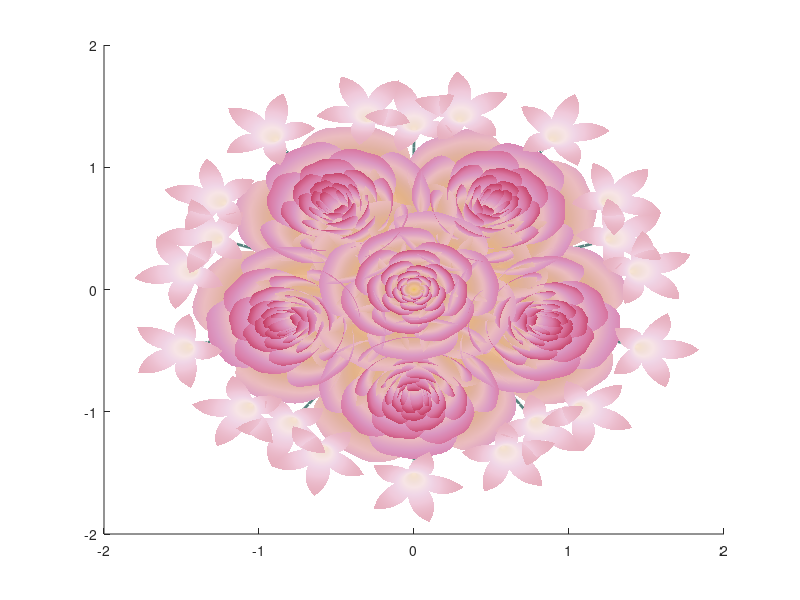

Reproduce this figure in MATLAB. (Note: this script raises an error after producing the figure.)
function roseBouquet
figure('Units','normalized','Position',[.2,.1,.6,.7])
%曲面数据计算 ==============================================================
% 玫瑰部分 -----------------------------------------------------------------
[xr,tr]=meshgrid((0:24)./24,(0:0.5:575)./575.*20.*pi+4*pi);
pr=(pi/2)*exp(-tr./(8*pi));
cr=sin(15*tr)/150;
ur=1-(1-mod(3.6*tr,2*pi)./pi).^4./2+cr;
yr=2*(xr.^2-xr).^2.*sin(pr);
rr=ur.*(xr.*sin(pr)+yr.*cos(pr));
hr=ur.*(xr.*cos(pr)-yr.*sin(pr));
% 百合花部分 ---------------------------------------------------------------
rb=0:.01:1;
tb=linspace(0,2,151);
wb=rb'*((abs((1-mod(tb*5,2))))/2+.3);
xb=wb.*cospi(tb);
yb=wb.*sinpi(tb);
zb=@(a)(-cospi(wb*a)+1).^.2;
Zb=zb(1.2);
% g=@(i)i(:,1:30:151)/2;
%颜色映射表 ================================================================
% colorList=[0.3300    0.3300    0.6900
%     0.5300    0.4000    0.6800
%     0.6800    0.4200    0.6300
%     0.7800    0.4200    0.5700
%     0.9100    0.4900    0.4700
%     0.9600    0.7300    0.4400];
colorList=[0.9176    0.7490    0.3765
    0.9294    0.7725    0.4902
    0.9333    0.7451    0.5961
    0.8902    0.6980    0.5294
    0.8784    0.6941    0.6235
    0.9216    0.7412    0.7529
    0.8588    0.6039    0.7686
    0.8510    0.4706    0.6392
    0.7608    0.2118    0.3569];
colorMapr=setColorByH(hr,colorList);
colorMapb=setColorByH(Zb,colorList.*.4+.6);
    function cMap=setColorByH(H,cList)
        X=(H-min(min(H)))./(max(max(H))-min(min(H)));
        xx=(0:size(cList,1)-1)./(size(cList,1)-1);
        y1=cList(:,1);y2=cList(:,2);y3=cList(:,3);
        cMap(:,:,1)=interp1(xx,y1,X,'linear');
        cMap(:,:,2)=interp1(xx,y2,X,'linear');
        cMap(:,:,3)=interp1(xx,y3,X,'linear');
    end
% 旋转函数预定义 ===========================================================
yaw_z=72*pi/180;
roll_x_1=pi/8;
roll_x_2=pi/9;
R_z_2=[cos(yaw_z)  , -sin(yaw_z)  , 0; sin(yaw_z)  , cos(yaw_z)  , 0; 0, 0, 1];
R_z_1=[cos(yaw_z/2), -sin(yaw_z/2), 0; sin(yaw_z/2), cos(yaw_z/2), 0; 0, 0, 1];
R_z_3=[cos(yaw_z/3), -sin(yaw_z/3), 0; sin(yaw_z/3), cos(yaw_z/3), 0; 0, 0, 1];
R_x_1=[1, 0, 0; 0, cos(roll_x_1), -sin(roll_x_1); 0, sin(roll_x_1), cos(roll_x_1)];
R_x_2=[1, 0, 0; 0, cos(roll_x_2), -sin(roll_x_2); 0, sin(roll_x_2), cos(roll_x_2)];
    function [nX,nY,nZ]=rotateXYZ(X,Y,Z,R)
        nX=zeros(size(X)); nY=zeros(size(Y)); nZ=zeros(size(Z));
        for i=1:size(X,1)
            for j=1:size(X,2)
                v=[X(i,j);Y(i,j);Z(i,j)];
                nv=R*v; nX(i,j)=nv(1); nY(i,j)=nv(2); nZ(i,j)=nv(3);
            end
        end
    end
% 绘制花杆函数预定义 ========================================================
    function drawStraw(X,Y,Z)
        [m,n]=find(Z==min(min(Z)));
        m=m(1);n=n(1);
        x1=X(m,n);y1=Y(m,n);z1=Z(m,n)+.03;
        xx=[x1,0,(x1.*cos(pi/3)-y1.*sin(pi/3))./3].';
        yy=[y1,0,(y1.*cos(pi/3)+x1.*sin(pi/3))./3].';
        zz=[z1,-.7,-1.5].';
        strawPnts=bezierCurve([xx,yy,zz],50);
        plot3(strawPnts(:,1),strawPnts(:,2),strawPnts(:,3),'Color',[88,130,126]./255,'LineWidth',2)
    end
% 贝塞尔函数 ---------------------------------------------------------------
    function pnts=bezierCurve(pnts,N)
        t=linspace(0,1,N);
        p=size(pnts,1)-1;
        coe1=factorial(p)./factorial(0:p)./factorial(p:-1:0);
        coe2=((t).^((0:p)')).*((1-t).^((p:-1:0)'));
        pnts=(pnts'*(coe1'.*coe2))';
    end
%曲面旋转及绘制 ============================================================
hold on
surface(rr.*cos(tr),rr.*sin(tr),hr+0.35,'EdgeAlpha',0.05,...
    'EdgeColor',[0 0 0],'FaceColor','interp','CData',colorMapr,'Tag','slandarer')
[nXr,nYr,nZr]=rotateXYZ(rr.*cos(tr),rr.*sin(tr),hr+0.35,R_x_1);
nYr=nYr-.4;
surface(nXr,nYr,nZr-.1,'EdgeAlpha',0.05,...
    'EdgeColor',[0 0 0],'FaceColor','interp','CData',colorMapr)
drawStraw(nXr,nYr,nZr-.1)
for k=1:4
    [nXr,nYr,nZr]=rotateXYZ(nXr,nYr,nZr,R_z_2);
    surface(nXr,nYr,nZr-.1,'EdgeAlpha',0.05,...
        'EdgeColor',[0 0 0],'FaceColor','interp','CData',colorMapr)
    drawStraw(nXr,nYr,nZr-.1)
end
% -------------------------------------------------------------------------
[nXb,nYb,nZb]=rotateXYZ(xb./2.5,yb./2.5,Zb./2.5+.32,R_x_2);
nYb=nYb-1.35;
for k=1:5
    [nXb,nYb,nZb]=rotateXYZ(nXb,nYb,nZb,R_z_2);
    surface(nXb,nYb,nZb,'EdgeColor','none','FaceColor','interp','CData',colorMapb)
    drawStraw(nXb,nYb,nZb)
end
[nXb,nYb,nZb]=rotateXYZ(xb./2.5,yb./2.5,Zb./2.5+.32,R_x_2);
nYb=nYb-1.15;
[nXb,nYb,nZb]=rotateXYZ(nXb,nYb,nZb,R_z_1);
for k=1:5
    [nXb,nYb,nZb]=rotateXYZ(nXb,nYb,nZb,R_z_2);
    surface(nXb,nYb,nZb,'EdgeColor','none','FaceColor','interp','CData',colorMapb)
    drawStraw(nXb,nYb,nZb)
end
[nXb,nYb,nZb]=rotateXYZ(xb./2.5,yb./2.5,Zb./2.5+.32,R_x_2);
nYb=nYb-1.25;
[nXb,nYb,nZb]=rotateXYZ(nXb,nYb,nZb,R_z_3);
for k=1:5
    [nXb,nYb,nZb]=rotateXYZ(nXb,nYb,nZb,R_z_2);
    surface(nXb,nYb,nZb,'EdgeColor','none','FaceColor','interp','CData',colorMapb)
    drawStraw(nXb,nYb,nZb)
end
[nXb,nYb,nZb]=rotateXYZ(xb./2.5,yb./2.5,Zb./2.5+.32,R_x_2);
nYb=nYb-1.25;
[nXb,nYb,nZb]=rotateXYZ(nXb,nYb,nZb,R_z_3);
[nXb,nYb,nZb]=rotateXYZ(nXb,nYb,nZb,R_z_3);
for k=1:5
    [nXb,nYb,nZb]=rotateXYZ(nXb,nYb,nZb,R_z_2);
    surface(nXb,nYb,nZb,'EdgeColor','none','FaceColor','interp','CData',colorMapb)
    drawStraw(nXb,nYb,nZb)
end
%axes属性调整 ==============================================================
ax=gca;
ax.Position=[0,0,1,1];
grid on
ax.GridLineStyle='--';
ax.LineWidth=1.2;
ax.XColor=[1,1,1].*0.4;
ax.YColor=[1,1,1].*0.4;
ax.ZColor=[1,1,1].*0.4;
ax.DataAspectRatio=[1,1,1];
ax.DataAspectRatioMode='manual';
view(-15,35);
end